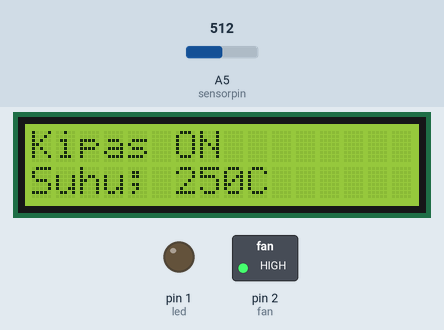
This sketch was run on a simulated Arduino Uno, built with avr-gcc and run on an emulated ATmega328P. Parts: 16×2 character LCD, switched loads named in the sketch (green lamp = pin HIGH), output pins drawn as LEDs (lit = HIGH). The test bench sets the inputs (shaded band); at power-on: A5 (sensorpin) = 512.

Above: at 1.2 s.
1.3 s: A5 (sensorpin) set to 44
At 1.7 s:
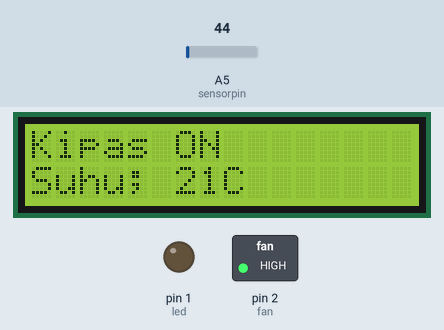
4.3 s: A5 (sensorpin) set to 37
At 4.57 s:
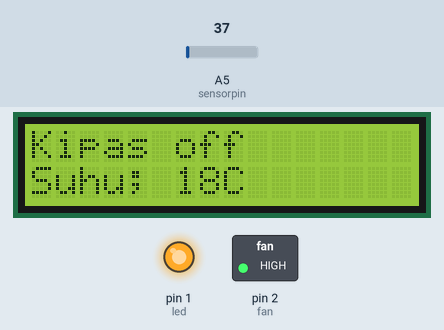
6.6 s: A5 (sensorpin) set to 10
At 6.82 s:
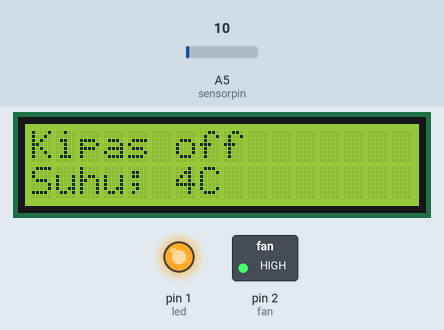
Timing chart, 0 to 9.6 s (numbered marks = the images above; inputs shaded):
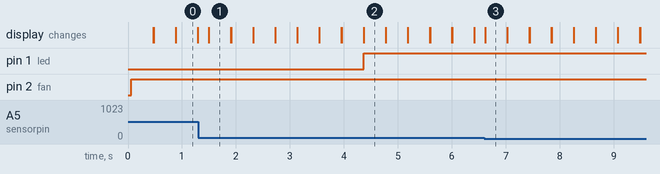

The sketch:

yukbisa.ino
```cpp
#include <LiquidCrystal.h>
const int rs = 12, e = 11, d4 =4, d5 = 5, d6 = 6, d7 = 7;
LiquidCrystal lcd(rs, e, d4, d5, d6, d7);
int temp;
int fan= 2;
int led= 1;
int sensorpin= A5;
int min_temp= 20;

void setup () {
  lcd.begin(16, 2);
  pinMode(fan, OUTPUT);
  pinMode(led, OUTPUT);
}

void loop() {
  temp= analogRead(sensorpin);
  temp= temp*0.4883;
  if(temp < min_temp) {
    lcd.print("Kipas off");
  }

  if(temp >= min_temp){
    digitalWrite(fan, HIGH);
    digitalWrite(led, LOW);
    lcd.print("Kipas ON");
  }
  else {
    digitalWrite(led, HIGH);
  }

  lcd.setCursor(0,1);
  lcd.print("Suhu; ");
  lcd.print(temp);
  lcd.print("C");
  delay(200);
  lcd.clear();
}
```

Measured:
- the behaviour switches between 41 and 40 on A5 (sensorpin) (found by bisection; images 1 and 2)
- after the input at 1.3 s, the display: changes after 0.20 s (image 1)
- after the input at 4.3 s, pin 1 (led): LOW → HIGH after 0.07 s; the display: first differs from a run without the input after 0.07 s (image 2)
- after the input at 6.6 s, the display: changes at once (image 3)
- what the display in image 0 shows lasts 0.4 s, from 0.9 s to 1.3 s
